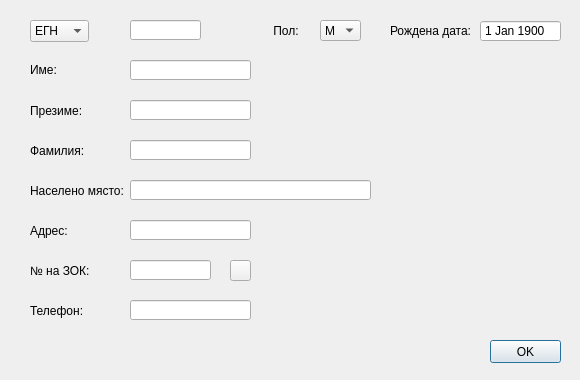
<?xml version="1.0" encoding="UTF-8"?>
<ui version="4.0">
 <class>PatientFormDialog</class>
 <widget class="QDialog" name="PatientFormDialog">
  <property name="geometry">
   <rect>
    <x>0</x>
    <y>0</y>
    <width>580</width>
    <height>380</height>
   </rect>
  </property>
  <property name="sizePolicy">
   <sizepolicy hsizetype="Fixed" vsizetype="Fixed">
    <horstretch>0</horstretch>
    <verstretch>0</verstretch>
   </sizepolicy>
  </property>
  <property name="minimumSize">
   <size>
    <width>580</width>
    <height>380</height>
   </size>
  </property>
  <property name="maximumSize">
   <size>
    <width>580</width>
    <height>380</height>
   </size>
  </property>
  <property name="windowTitle">
   <string>PatientFormDialog</string>
  </property>
  <widget class="ComboBox" name="sexCombo">
   <property name="geometry">
    <rect>
     <x>320</x>
     <y>20</y>
     <width>41</width>
     <height>21</height>
    </rect>
   </property>
   <property name="maxVisibleItems">
    <number>2</number>
   </property>
   <item>
    <property name="text">
     <string>М</string>
    </property>
   </item>
   <item>
    <property name="text">
     <string>Ж</string>
    </property>
   </item>
  </widget>
  <widget class="QLabel" name="label_5">
   <property name="geometry">
    <rect>
     <x>30</x>
     <y>300</y>
     <width>71</width>
     <height>21</height>
    </rect>
   </property>
   <property name="text">
    <string>Телефон:</string>
   </property>
  </widget>
  <widget class="LineEdit" name="addressEdit">
   <property name="geometry">
    <rect>
     <x>130</x>
     <y>220</y>
     <width>121</width>
     <height>20</height>
    </rect>
   </property>
   <property name="sizePolicy">
    <sizepolicy hsizetype="Preferred" vsizetype="Fixed">
     <horstretch>0</horstretch>
     <verstretch>0</verstretch>
    </sizepolicy>
   </property>
   <property name="text">
    <string/>
   </property>
   <property name="maxLength">
    <number>50</number>
   </property>
  </widget>
  <widget class="LineEdit" name="phoneEdit">
   <property name="geometry">
    <rect>
     <x>130</x>
     <y>300</y>
     <width>121</width>
     <height>20</height>
    </rect>
   </property>
   <property name="text">
    <string/>
   </property>
   <property name="maxLength">
    <number>20</number>
   </property>
  </widget>
  <widget class="QLabel" name="label_3">
   <property name="geometry">
    <rect>
     <x>30</x>
     <y>140</y>
     <width>61</width>
     <height>21</height>
    </rect>
   </property>
   <property name="text">
    <string>Фамилия:</string>
   </property>
  </widget>
  <widget class="QLabel" name="label">
   <property name="geometry">
    <rect>
     <x>30</x>
     <y>60</y>
     <width>47</width>
     <height>20</height>
    </rect>
   </property>
   <property name="text">
    <string>Име:</string>
   </property>
  </widget>
  <widget class="QLabel" name="label_9">
   <property name="geometry">
    <rect>
     <x>30</x>
     <y>220</y>
     <width>47</width>
     <height>21</height>
    </rect>
   </property>
   <property name="text">
    <string>Адрес:</string>
   </property>
  </widget>
  <widget class="AutoCompleteLineEdit" name="cityLineEdit">
   <property name="geometry">
    <rect>
     <x>130</x>
     <y>180</y>
     <width>241</width>
     <height>20</height>
    </rect>
   </property>
   <property name="sizePolicy">
    <sizepolicy hsizetype="Preferred" vsizetype="Fixed">
     <horstretch>0</horstretch>
     <verstretch>0</verstretch>
    </sizepolicy>
   </property>
   <property name="maxLength">
    <number>68</number>
   </property>
  </widget>
  <widget class="LineEdit" name="HIRBNoEdit">
   <property name="geometry">
    <rect>
     <x>130</x>
     <y>260</y>
     <width>81</width>
     <height>20</height>
    </rect>
   </property>
   <property name="text">
    <string/>
   </property>
   <property name="maxLength">
    <number>8</number>
   </property>
  </widget>
  <widget class="LineEdit" name="idLineEdit">
   <property name="geometry">
    <rect>
     <x>130</x>
     <y>20</y>
     <width>71</width>
     <height>20</height>
    </rect>
   </property>
   <property name="text">
    <string/>
   </property>
   <property name="maxLength">
    <number>10</number>
   </property>
  </widget>
  <widget class="ComboBox" name="typeComboBox">
   <property name="geometry">
    <rect>
     <x>30</x>
     <y>20</y>
     <width>59</width>
     <height>22</height>
    </rect>
   </property>
   <property name="styleSheet">
    <string notr="true"/>
   </property>
   <item>
    <property name="text">
     <string>ЕГН</string>
    </property>
   </item>
   <item>
    <property name="text">
     <string>ЛНЧ</string>
    </property>
   </item>
  </widget>
  <widget class="NameEdit" name="fNameEdit">
   <property name="geometry">
    <rect>
     <x>130</x>
     <y>60</y>
     <width>121</width>
     <height>20</height>
    </rect>
   </property>
   <property name="sizePolicy">
    <sizepolicy hsizetype="Preferred" vsizetype="Fixed">
     <horstretch>0</horstretch>
     <verstretch>0</verstretch>
    </sizepolicy>
   </property>
   <property name="maxLength">
    <number>50</number>
   </property>
  </widget>
  <widget class="QLabel" name="label_6">
   <property name="geometry">
    <rect>
     <x>30</x>
     <y>180</y>
     <width>101</width>
     <height>21</height>
    </rect>
   </property>
   <property name="text">
    <string>Населено място:</string>
   </property>
  </widget>
  <widget class="QLabel" name="label_8">
   <property name="geometry">
    <rect>
     <x>270</x>
     <y>20</y>
     <width>41</width>
     <height>21</height>
    </rect>
   </property>
   <property name="text">
    <string> Пол:</string>
   </property>
  </widget>
  <widget class="DateEdit" name="birthEdit">
   <property name="geometry">
    <rect>
     <x>480</x>
     <y>20</y>
     <width>81</width>
     <height>22</height>
    </rect>
   </property>
   <property name="buttonSymbols">
    <enum>QAbstractSpinBox::NoButtons</enum>
   </property>
   <property name="showGroupSeparator" stdset="0">
    <bool>false</bool>
   </property>
   <property name="maximumDateTime">
    <datetime>
     <hour>17</hour>
     <minute>59</minute>
     <second>59</second>
     <year>9999</year>
     <month>12</month>
     <day>29</day>
    </datetime>
   </property>
   <property name="minimumDate">
    <date>
     <year>1900</year>
     <month>1</month>
     <day>1</day>
    </date>
   </property>
   <property name="date">
    <date>
     <year>1900</year>
     <month>1</month>
     <day>1</day>
    </date>
   </property>
  </widget>
  <widget class="QPushButton" name="okButton">
   <property name="geometry">
    <rect>
     <x>490</x>
     <y>340</y>
     <width>71</width>
     <height>23</height>
    </rect>
   </property>
   <property name="text">
    <string>OK</string>
   </property>
  </widget>
  <widget class="QLabel" name="label_7">
   <property name="geometry">
    <rect>
     <x>390</x>
     <y>20</y>
     <width>91</width>
     <height>21</height>
    </rect>
   </property>
   <property name="text">
    <string>Рождена дата:</string>
   </property>
  </widget>
  <widget class="QLabel" name="label_2">
   <property name="geometry">
    <rect>
     <x>30</x>
     <y>100</y>
     <width>61</width>
     <height>21</height>
    </rect>
   </property>
   <property name="text">
    <string>Презиме:</string>
   </property>
  </widget>
  <widget class="NameEdit" name="lNameEdit">
   <property name="geometry">
    <rect>
     <x>130</x>
     <y>140</y>
     <width>121</width>
     <height>20</height>
    </rect>
   </property>
   <property name="sizePolicy">
    <sizepolicy hsizetype="Preferred" vsizetype="Fixed">
     <horstretch>0</horstretch>
     <verstretch>0</verstretch>
    </sizepolicy>
   </property>
   <property name="maxLength">
    <number>50</number>
   </property>
  </widget>
  <widget class="QLabel" name="label_4">
   <property name="geometry">
    <rect>
     <x>30</x>
     <y>260</y>
     <width>71</width>
     <height>21</height>
    </rect>
   </property>
   <property name="text">
    <string>№ на ЗОК:</string>
   </property>
  </widget>
  <widget class="NameEdit" name="mNameEdit">
   <property name="geometry">
    <rect>
     <x>130</x>
     <y>100</y>
     <width>121</width>
     <height>20</height>
    </rect>
   </property>
   <property name="sizePolicy">
    <sizepolicy hsizetype="Preferred" vsizetype="Fixed">
     <horstretch>0</horstretch>
     <verstretch>0</verstretch>
    </sizepolicy>
   </property>
   <property name="maxLength">
    <number>50</number>
   </property>
  </widget>
  <widget class="QLabel" name="errorLabel">
   <property name="geometry">
    <rect>
     <x>30</x>
     <y>340</y>
     <width>311</width>
     <height>21</height>
    </rect>
   </property>
   <property name="styleSheet">
    <string notr="true">color : red;</string>
   </property>
   <property name="text">
    <string/>
   </property>
  </widget>
  <widget class="QPushButton" name="hirbnoButton">
   <property name="geometry">
    <rect>
     <x>230</x>
     <y>260</y>
     <width>21</width>
     <height>21</height>
    </rect>
   </property>
   <property name="text">
    <string/>
   </property>
  </widget>
 </widget>
 <layoutdefault spacing="6" margin="11"/>
 <customwidgets>
  <customwidget>
   <class>LineEdit</class>
   <extends>QLineEdit</extends>
   <header>View/uiComponents/LineEdit.h</header>
  </customwidget>
  <customwidget>
   <class>AutoCompleteLineEdit</class>
   <extends>QLineEdit</extends>
   <header>View/uiComponents/AutoCompleteLineEdit.h</header>
  </customwidget>
  <customwidget>
   <class>DateEdit</class>
   <extends>QDateEdit</extends>
   <header>View/uiComponents/DateEdit.h</header>
  </customwidget>
  <customwidget>
   <class>ComboBox</class>
   <extends>QComboBox</extends>
   <header>View/uiComponents/ComboBox.h</header>
  </customwidget>
  <customwidget>
   <class>NameEdit</class>
   <extends>QLineEdit</extends>
   <header>View/uiComponents/NameEdit.h</header>
  </customwidget>
 </customwidgets>
 <tabstops>
  <tabstop>idLineEdit</tabstop>
  <tabstop>fNameEdit</tabstop>
  <tabstop>mNameEdit</tabstop>
  <tabstop>lNameEdit</tabstop>
  <tabstop>cityLineEdit</tabstop>
  <tabstop>addressEdit</tabstop>
  <tabstop>HIRBNoEdit</tabstop>
  <tabstop>phoneEdit</tabstop>
  <tabstop>birthEdit</tabstop>
  <tabstop>sexCombo</tabstop>
  <tabstop>okButton</tabstop>
  <tabstop>typeComboBox</tabstop>
 </tabstops>
 <resources/>
 <connections/>
</ui>
